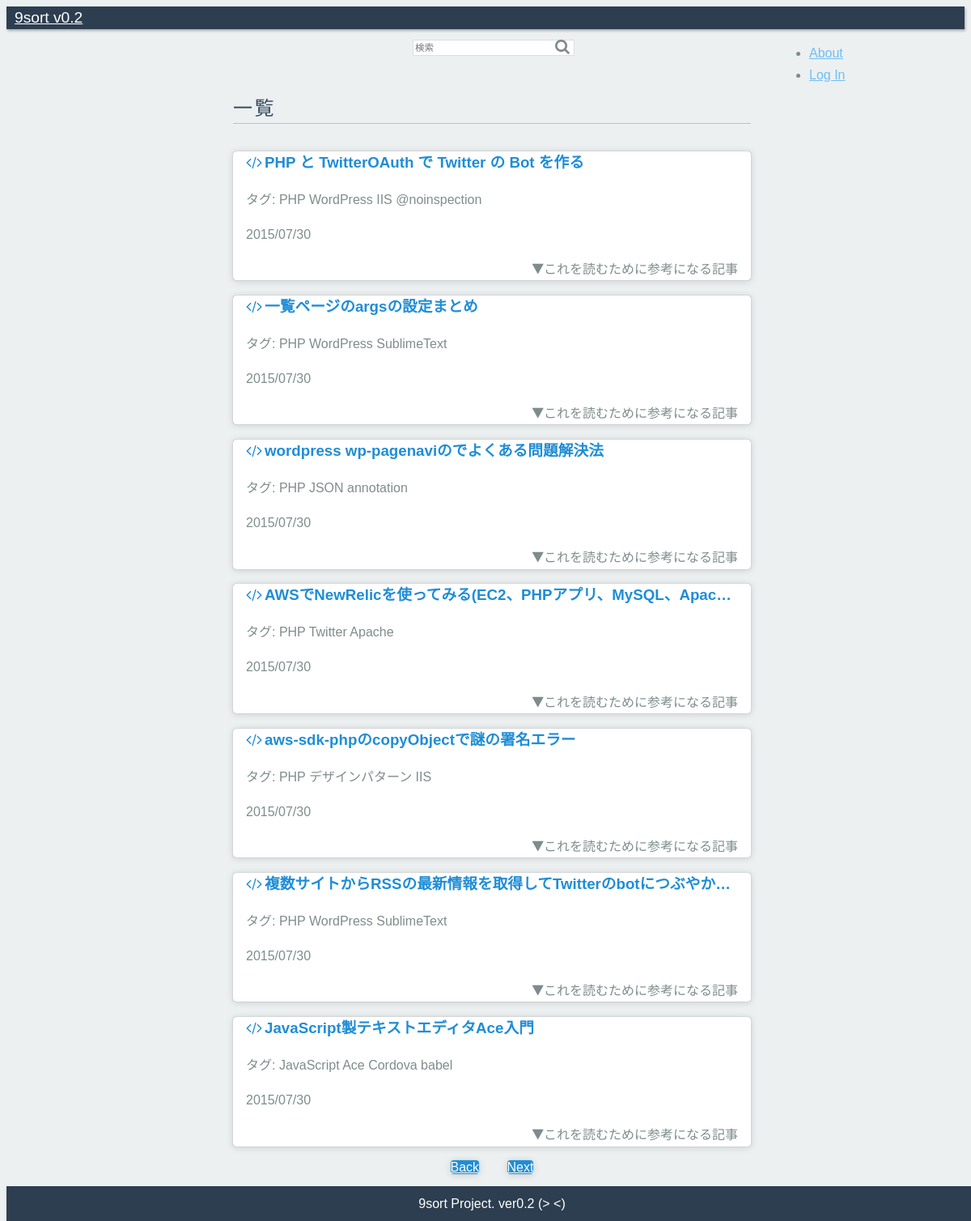
The page /index.php?p=3 on the database as committed earlier.
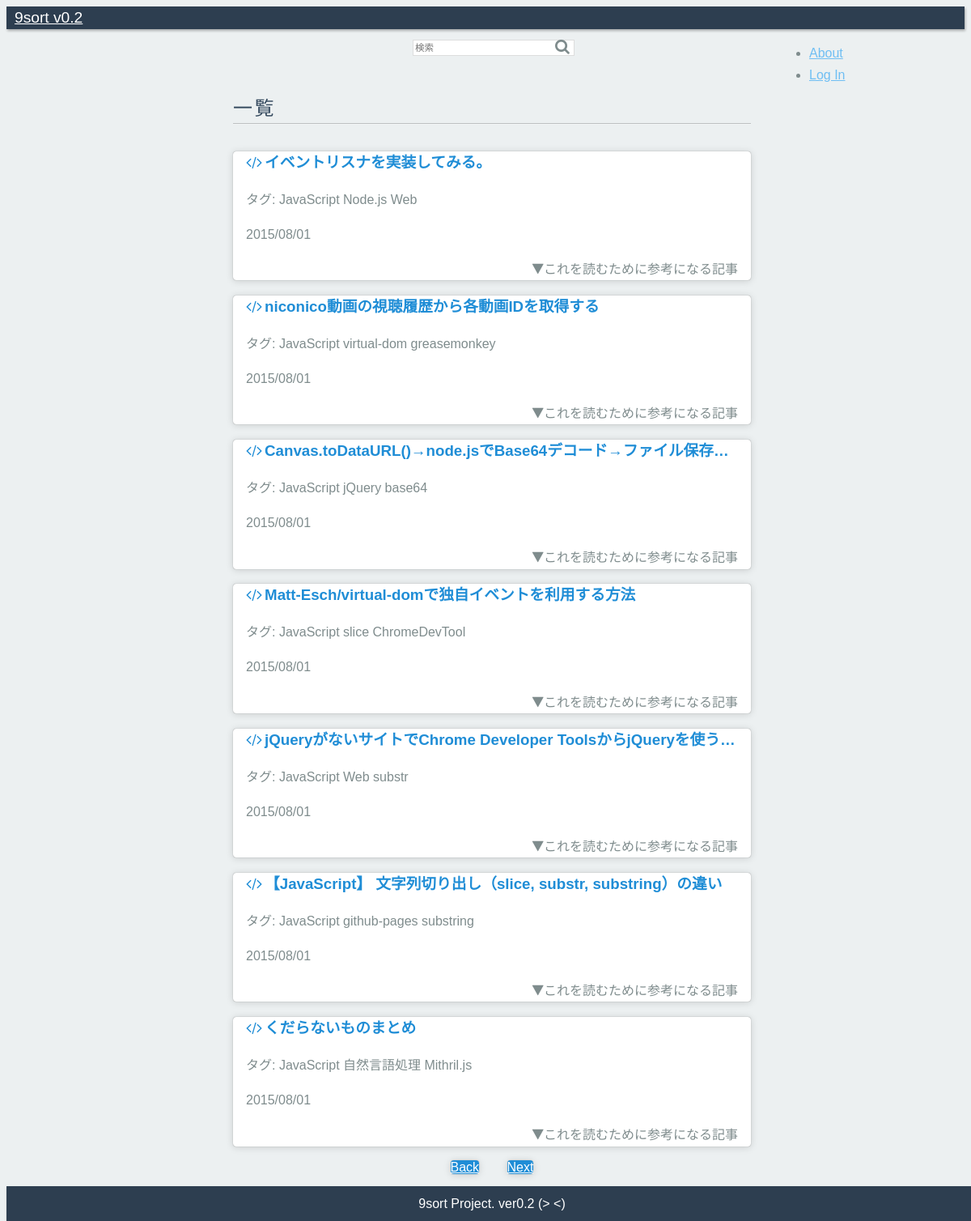
The same page on the database as committed later.
### tables this page shows
CREATE TABLE qiita_js(id integer primary key, title text, url text unique not null, date text, tag1 text, tag2 text, tag3 text, tag4 text, stocks integer, score integer);

### index.php (the view, shortened to what this page needs)
<?php
$SqLite3Path = "./crawl/9sort.sqlite3";
$offset = 0;
$page   = 1;
$key    = "";
$query  = "select * from qiita_js  union
select * from hatena_js union
select * from qiita_php union
select * from hatena_php
order by date desc limit 7 offset ";
$nineSortDB = new SQLite3($SqLite3Path);
if(isset($_GET["p"]) && ctype_digit($_GET["p"]) && 0 < $_GET["p"]) {
  $offset = htmlspecialchars(($_GET["p"]-1)*7);
  $page   = htmlspecialchars($_GET["p"]);
}
$backLink = "<a class='pure-button' href='./index.php?p=".($page-1)."'>Back</a>";
$nextLink = "<a class='pure-button nextbtn' href='./index.php?p=".($page+1)."'>Next</a>";
$queryResults = $nineSortDB->query($query.$offset.";");
?>
<!doctype html>
<html lang="ja">
<head>
  <link rel="stylesheet" href="//yui.yahooapis.com/pure/0.6.0/pure-min.css">
  <link rel="stylesheet" href="//maxcdn.bootstrapcdn.com/font-awesome/4.3.0/css/font-awesome.min.css">
  <link rel="stylesheet" href="./css/common.css">
</head>
<body>
  <div class="header">
    <div class="home-menu pure-menu pure-menu-horizontal pure-menu-scrollable pure-menu-fixed">
      <a class="pure-menu-heading" href="./index.php">9sort v0.2</a>
      <form class="pure-menu-heading pure-form" method="get" action="index.php">
        <search class="search">
          <input type="text" class="pure-input-rounded" placeholder="検索" name="q" value="<?php echo $key; ?>">
          <button type="submit" class="search-btn fa fa-search"></button>
        </search>
      </form>
      <ul class="pure-menu-list">
        <li class="pure-menu-item"><a href="" class="pure-menu-link">About</a></li>
        <li class="pure-menu-item"><a href="" class="pure-menu-link">Log In</a></li>
      </ul>
    </div>
  </div>
  <div class="content-wrapper">
    <div class="content">
      <h2 class="content-head">一覧</h2>
      <div class="pure-g">
        <?php
        $article = $queryResults->fetchArray(SQLITE3_ASSOC);
        $i = 0;
        while($article):
          $article['title'] = htmlspecialchars($article['title'], ENT_QUOTES|ENT_HTML5);
          $tags = htmlspecialchars("タグ: {$article['tag1']} {$article['tag2']} {$article['tag3']} {$article['tag4']}");
          $tags = str_replace(' 0', '', $tags);
        ?>
          <div class="article">
            <label for="Panel<?php echo $i;?>">
              <div class="l-box pure-u-1 pure-u-md-1 pure-u-lg-1">
                <h3 class="content-subhead">
                  <?php echo "<a href='{$article['url']}' target='_blank'><i class='fa fa-code'></i>{$article['title']}</a>"; ?>
                </h3>
                <?php
                echo "<p>{$tags}</p>";
                echo "<p>{$article["date"]}</p>"
                ?>
                <div class="is-right">
                  <i class="fa fa-play fa-rotate-90"></i>これを読むために参考になる記事
                </div>
              </div>
            </label>
          </div>
        <?php
          $i++;
          $article = $queryResults->fetchArray(SQLITE3_ASSOC);
        endwhile;
        ?>
      </div>
      <div class="linkbtn is-center">
        <?php echo $backLink; ?>
        <?php echo $nextLink; ?>
      </div>
    </div>
    <div class="footer is-center">
      9sort Project. ver0.2 (> <)
    </div>
  </div>
</body>
</html>

Rows that differ between the two databases and show on the page:
no longer on this page (row unchanged): qiita_js: title "PHP と TwitterOAuth で Twitter の Bot を作る", tags "タグ: PHP WordPress IIS @noinspection", date "2015/07/30"
no longer on this page (row unchanged): qiita_js: title "一覧ページのargsの設定まとめ", tags "タグ: PHP WordPress SublimeText", date "2015/07/30"
no longer on this page (row unchanged): qiita_js: title "wordpress wp-pagenaviのでよくある問題解決法", tags "タグ: PHP JSON annotation", date "2015/07/30"
no longer on this page (row unchanged): qiita_js: title "AWSでNewRelicを使ってみる(EC2、PHPアプリ、MySQL、Apache)", tags "タグ: PHP Twitter Apache", date "2015/07/30"
no longer on this page (row unchanged): qiita_js: title "aws-sdk-phpのcopyObjectで謎の署名エラー", tags "タグ: PHP デザインパターン IIS", date "2015/07/30"
no longer on this page (row unchanged): qiita_js: title "複数サイトからRSSの最新情報を取得してTwitterのbotにつぶやか…", tags "タグ: PHP WordPress SublimeText", date "2015/07/30"
no longer on this page (row unchanged): qiita_js: title "JavaScript製テキストエディタAce入門", tags "タグ: JavaScript Ace Cordova babel", date "2015/07/30"
added qiita_js: title "イベントリスナを実装してみる。", tags "タグ: JavaScript Node.js Web", date "2015/08/01"
added qiita_js: title "niconico動画の視聴履歴から各動画IDを取得する", tags "タグ: JavaScript virtual-dom greasemonkey", date "2015/08/01"
added qiita_js: title "Canvas.toDataURL()→node.jsでBase64デコード→ファイル保存…", tags "タグ: JavaScript jQuery base64", date "2015/08/01"
added qiita_js: title "Matt-Esch/virtual-domで独自イベントを利用する方法", tags "タグ: JavaScript slice ChromeDevTool", date "2015/08/01"
added qiita_js: title "jQueryがないサイトでChrome Developer ToolsからjQueryを使う…", tags "タグ: JavaScript Web substr", date "2015/08/01"
added qiita_js: title "【JavaScript】 文字列切り出し（slice, substr, substring）の違い", tags "タグ: JavaScript github-pages substring", date "2015/08/01"
added qiita_js: title "くだらないものまとめ", tags "タグ: JavaScript 自然言語処理 Mithril.js", date "2015/08/01"
